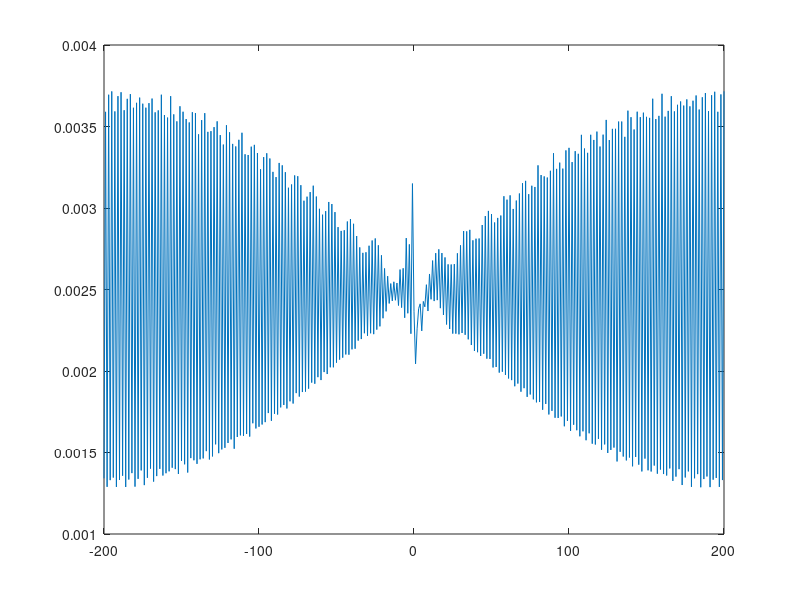

Write MATLAB code to recreate this figure.
% reflection of a bloch state by a barrier; real space
% 2016.02.17
clear all; close all; clc; myfont = 22;

L = 200;   N = 2*L+1;
ki = 100;
U = 0.5;
dt = 0.1;     Tmax = 2000;
plist = zeros(1, 1+Tmax);

xlist = -L:L;
xlist = xlist';
psi0 = (1/sqrt(N))*exp(i*(2*pi*ki/N)*xlist);

H = zeros(N, N);
for s= 1:(N-1)
    H(s,s+1) = -1;     H(s+1,s) = -1;
end
H(1,N) = -1;  H(N,1) = -1;
H(L+1, L+1) = U;

[VV,DD] = eig(H);
dd = diag(DD);

plist(1) =1;
psi1 = VV'*psi0;

den = abs(psi0).^2;
h = figure;
hplot= plot(-L:L, den);
for s = 1:Tmax
    psi = VV*(exp(-i*dt*s*dd).*psi1);
    plist(s+1) = abs(psi'*psi0)^2;

    den = abs(psi).^2;
    set(hplot ,'ydata',den );
    pause(0.02)
    drawnow                     %updates the display
end

% h1 = figure;
% plot(dt*(0:Tmax), plist)
% xlabel('t','fontsize',myfont);
% ylabel('p','fontsize',myfont);
% str = strcat ('U=', num2str(U),', N=',num2str(N),', ki=',num2str(ki));
% title(str,'fontsize',myfont)